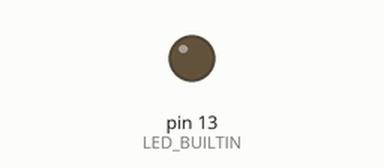
The sketch below on a simulated Arduino Uno, built with avr-gcc and run on an emulated ATmega328P. Parts: output pins drawn as LEDs (lit = HIGH). What the sketch prints to the serial monitor is not drawn.

Above: at 0.1 s.
At 10.1 s:
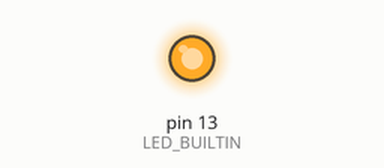
Timing chart, 0 to 11.7 s (numbered marks = the images above):
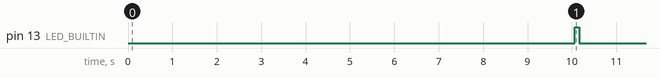

The sketch:

TR_AUTO_TV_IR.ino
```cpp
/*
 *  based on https://learn.adafruit.com/using-an-infrared-library/hardware-needed
 *  D3 output !!! IR led via 1kphm, !!! can't change IO in code only in IRLibHardware.h
*/
#include <Arduino.h>
#include "SENSOR_code.h" // IR code list

#define IR_SEND_PIN 3
#include <IRremote.hpp> // include the library

#define SERIAL_BAUD_RATE  (115200)   // vitesse du port série (Serial Monitor)
#define SERIAL_TIMEOUT    (1)        // timeout de lecture série (ms ou valeur utilisée par setTimeout)

const int IR_STABLE_TIME = 2000;
const int32_t DELAY_BEFORE_START = 10000;
// Nombre total d'envois souhaité (1 = une seule trame, 2 = 2 trames, etc.)
int sendCount = 2;
int sendCountstart = 10;


void BLINK() {
  digitalWrite(LED_BUILTIN, HIGH);  // turn the LED on (HIGH is the voltage level)
  delay(100);                      // wait for a second
  digitalWrite(LED_BUILTIN, LOW);   // turn the LED off by making the voltage LOW
  delay(100);                      // wait for a second
}
// ===================== SEND FUNCTION =====================
// Envoie une trame IR "NEC" avec les timings ci-dessus.
// Paramètres:
void sendIR_NEC(uint32_t data, uint8_t sendCount) {
  if (sendCount == 0) return; // sécurité : si 0, on n'envoie rien
  // Dans IRremote, on doit fournir "numberOfRepeats" = répétitions après le 1er envoi.
  // Exemple: sendCount=1 -> repeats=0 ; sendCount=3 -> repeats=2
  uint8_t repeats = sendCount - 1;
  IrSender.sendNECRaw(data,repeats);
  BLINK();
}


void setup() {
  // Initialise la communication série pour debug/monitoring
  Serial.begin(SERIAL_BAUD_RATE);
  Serial.setTimeout(SERIAL_TIMEOUT);
  pinMode(LED_BUILTIN, OUTPUT);


  // Initialise l'émetteur IR (broche d'émission définie par IR_SEND_PIN / config IRremote)
  // NOTE: selon la config IRremote, la broche est prise depuis PinDefinitionsAndMore.h
  IrSender.begin();

  // Coupe la LED de feedback (sinon elle clignote à chaque envoi IR)
  disableLEDFeedback();

  // Message de debug pour confirmer l'initialisation
  Serial.println("init");
  delay(DELAY_BEFORE_START); // wait 10 sec to make sure tv is on

  sendIR_NEC(POWER,sendCount);
  Serial.println("POWER");
  delay(IR_STABLE_TIME); // wait 10 sec to make sure tv is on

}

void loop() {
}
```

SENSOR_code.h
```cpp
// IR codes for MAG remote
//work with protocole NEC 32 bits

#define POWER        0xAD52DF20
#define SOURCE       0xBF40DF20
#define Mute         0xAC53DF20
#define UP           0xB847DF20
#define DOWN         0xB24DDF20
#define OK           0xB54ADF20
#define VOL_UP       0xFC03DF20
#define VOL_DOWN     0xBE41DF20
#define MENU         0xF906DF20
#define LEFT         0xB649DF20
#define RIGHT        0xB44BDF20
```
